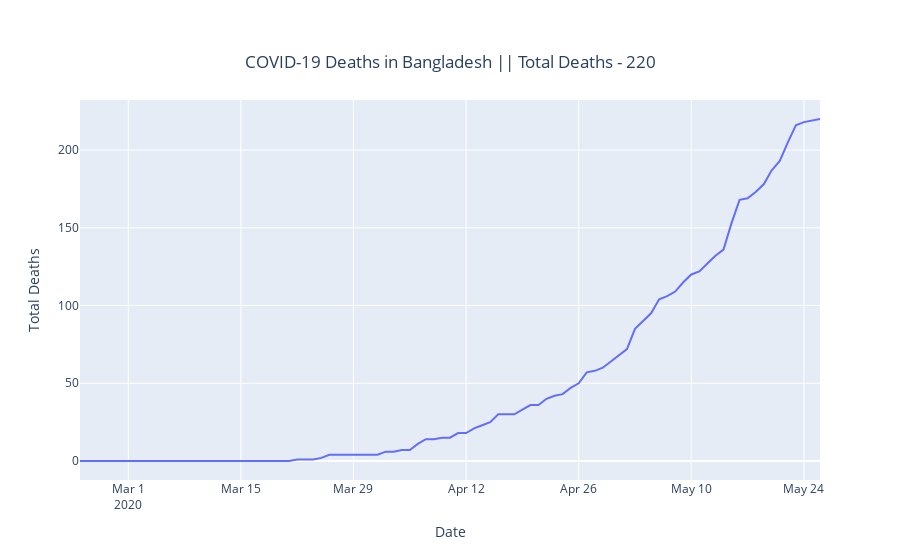

Write notebook code for a chart like this one.
### Markdown cell above
# Total Deaths

### Code cell
x = date_objects
y = deaths_list
fig = go.Figure(data=go.Scatter(x=x, y=y))
yLabelTitle(fig,y)
fig.show()

### Figure 1 — Plotly figure (JSON) as saved in the notebook; plotly's stock layout.template omitted (floating-point values rounded to 4 significant figures; data arrays with more than 128 entries replaced by an {"elided": "..."} marker saying what was removed)
{"data": [{"type": "scatter", "x": {"elided": "186 str values"}, "y": [0, 0, 0, 0, 0, 0, 0, 0, 0, 0, 0, 0, 0, 0, 0, 0, 0, 0, 0, 0, 0, 0, 0, 0, 0, 0, 0, 1, 1, 1, 2, 4, 4, 4, 4, 4, 4, 4, 6, 6, 7, 7, 11, 14, 14, 15, 15, 18, 18, 21, 23, 25, 30, 30, 30, 33, 36, 36, 40, 42, 43, 47, 50, 57, 58, 60, 64, 68, 72, 85, 90, 95, 104, 106, 109, 115, 120, 122, 127, 132, 136, 153, 168, 169, 173, 178, 187, 193, 205, 216, 218, 219, 220]}], "layout": {"hovermode": "x", "title": {"text": "COVID-19 Deaths in Bangladesh || Total Deaths - 220  ", "x": 0.5, "xanchor": "center", "y": 0.9, "yanchor": "top"}, "xaxis": {"title": {"text": "Date"}}, "yaxis": {"title": {"text": "Total Deaths"}}}}
